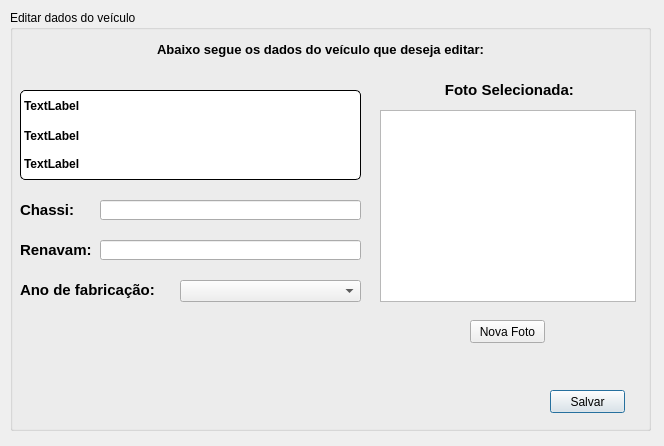
<?xml version="1.0" encoding="UTF-8"?>
<ui version="4.0">
 <class>EditTableViewVeiculos</class>
 <widget class="QDialog" name="EditTableViewVeiculos">
  <property name="geometry">
   <rect>
    <x>0</x>
    <y>0</y>
    <width>664</width>
    <height>446</height>
   </rect>
  </property>
  <property name="windowTitle">
   <string>Venda de Carros - Editar dados de veículo</string>
  </property>
  <property name="windowIcon">
   <iconset resource="resources/resources.qrc">
    <normaloff>:/new/prefix1/car.png</normaloff>:/new/prefix1/car.png</iconset>
  </property>
  <widget class="QGroupBox" name="groupBox">
   <property name="geometry">
    <rect>
     <x>10</x>
     <y>10</y>
     <width>641</width>
     <height>421</height>
    </rect>
   </property>
   <property name="title">
    <string>Editar dados do veículo</string>
   </property>
   <widget class="QLabel" name="label">
    <property name="geometry">
     <rect>
      <x>0</x>
      <y>30</y>
      <width>621</width>
      <height>20</height>
     </rect>
    </property>
    <property name="text">
     <string>&lt;html&gt;&lt;head/&gt;&lt;body&gt;&lt;p align=&quot;center&quot;&gt;&lt;span style=&quot; font-size:10pt; font-weight:600;&quot;&gt;Abaixo segue os dados do veículo que deseja editar:&lt;/span&gt;&lt;/p&gt;&lt;/body&gt;&lt;/html&gt;</string>
    </property>
   </widget>
   <widget class="QPushButton" name="pushButton_edit">
    <property name="geometry">
     <rect>
      <x>540</x>
      <y>380</y>
      <width>75</width>
      <height>23</height>
     </rect>
    </property>
    <property name="text">
     <string>Salvar</string>
    </property>
   </widget>
   <widget class="QLineEdit" name="lineEdit_chassi">
    <property name="geometry">
     <rect>
      <x>90</x>
      <y>190</y>
      <width>261</width>
      <height>20</height>
     </rect>
    </property>
   </widget>
   <widget class="QLineEdit" name="lineEdit_renavam">
    <property name="geometry">
     <rect>
      <x>90</x>
      <y>230</y>
      <width>261</width>
      <height>20</height>
     </rect>
    </property>
   </widget>
   <widget class="QComboBox" name="comboBox_ano_fabricacao">
    <property name="geometry">
     <rect>
      <x>170</x>
      <y>270</y>
      <width>181</width>
      <height>22</height>
     </rect>
    </property>
   </widget>
   <widget class="QLabel" name="label_fabricacao">
    <property name="geometry">
     <rect>
      <x>10</x>
      <y>270</y>
      <width>151</width>
      <height>21</height>
     </rect>
    </property>
    <property name="text">
     <string>&lt;html&gt;&lt;head/&gt;&lt;body&gt;&lt;p&gt;&lt;span style=&quot; font-size:11pt; font-weight:600;&quot;&gt;Ano de fabricação: &lt;/span&gt;&lt;/p&gt;&lt;/body&gt;&lt;/html&gt;</string>
    </property>
   </widget>
   <widget class="QLabel" name="label_renavam">
    <property name="geometry">
     <rect>
      <x>10</x>
      <y>230</y>
      <width>81</width>
      <height>20</height>
     </rect>
    </property>
    <property name="text">
     <string>&lt;html&gt;&lt;head/&gt;&lt;body&gt;&lt;p&gt;&lt;span style=&quot; font-size:11pt; font-weight:600;&quot;&gt;Renavam: &lt;/span&gt;&lt;/p&gt;&lt;/body&gt;&lt;/html&gt;</string>
    </property>
   </widget>
   <widget class="QLabel" name="label_chassi">
    <property name="geometry">
     <rect>
      <x>10</x>
      <y>190</y>
      <width>91</width>
      <height>21</height>
     </rect>
    </property>
    <property name="text">
     <string>&lt;html&gt;&lt;head/&gt;&lt;body&gt;&lt;p&gt;&lt;span style=&quot; font-size:11pt; font-weight:600;&quot;&gt;Chassi: &lt;/span&gt;&lt;/p&gt;&lt;/body&gt;&lt;/html&gt;</string>
    </property>
   </widget>
   <widget class="QLabel" name="label_modelo">
    <property name="geometry">
     <rect>
      <x>10</x>
      <y>110</y>
      <width>341</width>
      <height>31</height>
     </rect>
    </property>
    <property name="styleSheet">
     <string notr="true">#label_modelo {
		border: 1px solid #000000;

		background: #FFFFFF;

		font-weight: bold;
}</string>
    </property>
    <property name="text">
     <string>TextLabel</string>
    </property>
   </widget>
   <widget class="QLabel" name="label_fabricante">
    <property name="geometry">
     <rect>
      <x>10</x>
      <y>80</y>
      <width>341</width>
      <height>31</height>
     </rect>
    </property>
    <property name="styleSheet">
     <string notr="true">#label_fabricante {
		border-top: 1px solid #000000;
		border-left: 1px solid #000000;
		border-right: 1px solid #000000;
		border-top-left-radius: 5px;
		border-top-right-radius: 5px;

		background: #FFFFFF;

		font-weight: bold;
}</string>
    </property>
    <property name="text">
     <string>TextLabel</string>
    </property>
   </widget>
   <widget class="QLabel" name="label_preco">
    <property name="geometry">
     <rect>
      <x>10</x>
      <y>139</y>
      <width>341</width>
      <height>31</height>
     </rect>
    </property>
    <property name="styleSheet">
     <string notr="true">#label_preco {
		border-left: 1px solid #000000;
		border-right: 1px solid #000000;
		border-bottom: 1px solid #000000;
		border-bottom-left-radius: 5px;
		border-bottom-right-radius: 5px;

		background: #FFFFFF;

		font-weight: bold;
}</string>
    </property>
    <property name="text">
     <string>TextLabel</string>
    </property>
   </widget>
   <widget class="QGraphicsView" name="graphicsView_image">
    <property name="geometry">
     <rect>
      <x>370</x>
      <y>100</y>
      <width>256</width>
      <height>192</height>
     </rect>
    </property>
    <property name="maximumSize">
     <size>
      <width>256</width>
      <height>256</height>
     </size>
    </property>
   </widget>
   <widget class="QPushButton" name="pushButton_new_image">
    <property name="geometry">
     <rect>
      <x>460</x>
      <y>310</y>
      <width>75</width>
      <height>23</height>
     </rect>
    </property>
    <property name="text">
     <string>Nova Foto</string>
    </property>
   </widget>
   <widget class="QLabel" name="label_2">
    <property name="geometry">
     <rect>
      <x>386</x>
      <y>70</y>
      <width>231</width>
      <height>20</height>
     </rect>
    </property>
    <property name="text">
     <string>&lt;html&gt;&lt;head/&gt;&lt;body&gt;&lt;p align=&quot;center&quot;&gt;&lt;span style=&quot; font-size:11pt; font-weight:600;&quot;&gt;Foto Selecionada: &lt;/span&gt;&lt;/p&gt;&lt;/body&gt;&lt;/html&gt;</string>
    </property>
   </widget>
  </widget>
 </widget>
 <resources>
  <include location="resources/resources.qrc"/>
 </resources>
 <connections/>
</ui>
